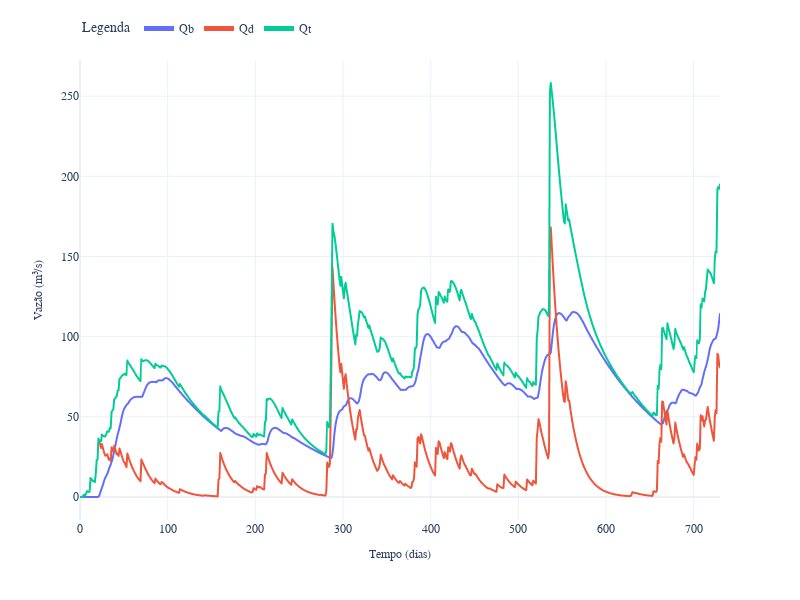

The notebook cell saved with this chart:
### Markdown cell above
Verificação da vazão superficial direta e de base do modelo SMAP

### Code cell
df_test['Qb'] = models[0].Qb
df_test['Qd'] = models[0].Qd
df_test['Qt'] = models[0].Q

fig = df_test.plot()
fig.update_layout(legend_title='Legenda', legend=dict(y=1.1, orientation='h', itemsizing='constant'), font_family='CMU Serif', font=dict(size=12))
fig.update_xaxes(title_text='Tempo (dias)', title_font=dict(size=12))
fig.update_yaxes(title_text='Vazão (m³/s)', title_font=dict(size=12))
fig.update_layout(
    legend_title='Legenda',
    legend=dict(y=1.1, orientation='h', itemsizing='constant'),
    font_family='CMU Serif',
    font=dict(size=12),
    width=800,
    height=600
)

fig.show()

### Figure 1 — Plotly figure (JSON) as saved in the notebook; plotly's stock layout.template omitted (floating-point values rounded to 4 significant figures; data arrays with more than 128 entries replaced by an {"elided": "..."} marker saying what was removed)
{"data": [{"hovertemplate": "variable=Qb<br>index=%{x}<br>value=%{y}<extra></extra>", "legendgroup": "Qb", "line": {"color": "#636efa", "dash": "solid"}, "marker": {"symbol": "circle"}, "mode": "lines", "name": "Qb", "showlegend": true, "type": "scattergl", "x": {"elided": "731 int values"}, "xaxis": "x", "y": {"elided": "731 float values"}, "yaxis": "y"}, {"hovertemplate": "variable=Qd<br>index=%{x}<br>value=%{y}<extra></extra>", "legendgroup": "Qd", "line": {"color": "#EF553B", "dash": "solid"}, "marker": {"symbol": "circle"}, "mode": "lines", "name": "Qd", "showlegend": true, "type": "scattergl", "x": {"elided": "731 int values"}, "xaxis": "x", "y": {"elided": "731 float values"}, "yaxis": "y"}, {"hovertemplate": "variable=Qt<br>index=%{x}<br>value=%{y}<extra></extra>", "legendgroup": "Qt", "line": {"color": "#00cc96", "dash": "solid"}, "marker": {"symbol": "circle"}, "mode": "lines", "name": "Qt", "showlegend": true, "type": "scattergl", "x": {"elided": "731 int values"}, "xaxis": "x", "y": {"elided": "731 float values"}, "yaxis": "y"}], "layout": {"font": {"family": "CMU Serif", "size": 12}, "height": 600, "legend": {"itemsizing": "constant", "orientation": "h", "title": {"text": "Legenda"}, "tracegroupgap": 0, "y": 1.1}, "margin": {"t": 60}, "width": 800, "xaxis": {"anchor": "y", "domain": [0, 1], "title": {"font": {"size": 12}, "text": "Tempo (dias)"}}, "yaxis": {"anchor": "x", "domain": [0, 1], "title": {"font": {"size": 12}, "text": "Vazão (m³/s)"}}}}
